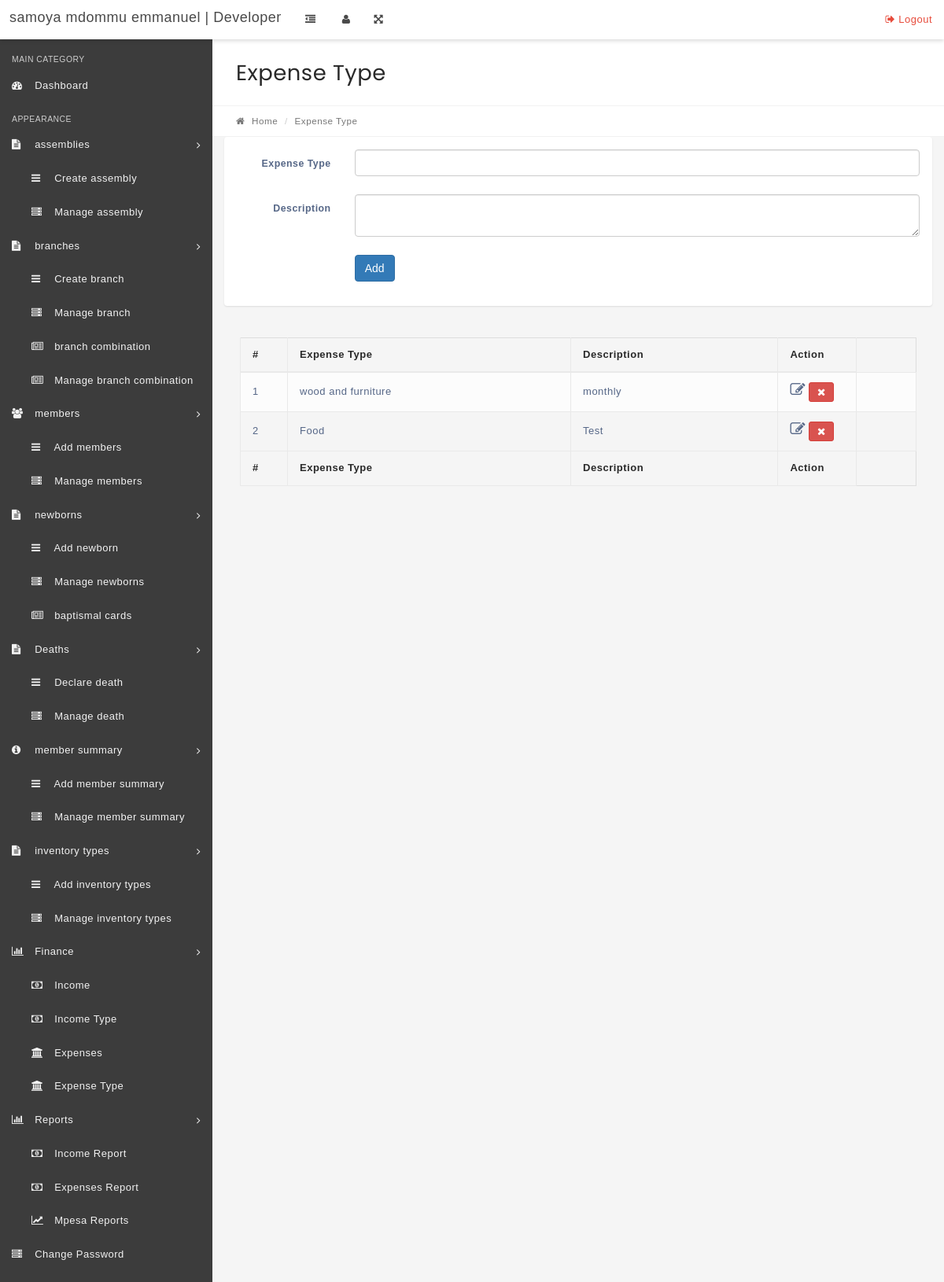
/expense-type.php, run on the app's committed database.
### tables this page shows
CREATE TABLE `expense_type` (
  `id` int(11) NOT NULL,
  `expense_head` text NOT NULL,
  `descr` text NOT NULL
);

### expense-type.php (the view, shortened to what this page needs)
<?php
include('includes/config.php');
if(strlen($_SESSION['alogin'])=="")
    {
    header("Location: index.php");
    }
    else{
?>
<!DOCTYPE html>
<html lang="en">
<head>
    <link rel="stylesheet" href="css/bootstrap.min.css" media="screen">
    <link rel="stylesheet" href="css/font-awesome.min.css" media="screen">
    <link rel="stylesheet" href="css/animate-css/animate.min.css" media="screen">
    <link rel="stylesheet" href="css/lobipanel/lobipanel.min.css" media="screen">
    <link rel="stylesheet" href="css/prism/prism.css" media="screen">
    <link rel="stylesheet" href="css/select2/select2.min.css">
    <link rel="stylesheet" href="css/main.css" media="screen">
</head>
<body class="top-navbar-fixed">
    <div class="main-wrapper">
        <?php include('includes/topbar.php');?>
        <div class="content-wrapper">
            <div class="content-container">
                <?php include('includes/leftbar.php');?>
                <div class="main-page">
                    <div class="container-fluid">
                        <div class="row page-title-div">
                            <div class="col-md-6">
                                <h2 class="title">Expense Type</h2>
                            </div>
                        </div>
                        <div class="row breadcrumb-div">
                            <div class="col-md-6">
                                <ul class="breadcrumb">
                                    <li><a href="dashboard.php"><i class="fa fa-home"></i> Home</a></li>
                                    <li class="active">Expense Type</li>
                                </ul>
                            </div>
                        </div>
                    </div>
                    <div class="container-fluid">
                        <div class="row">
                            <div class="col-md-12">
                                <div class="panel">
                                    <div class="panel-body">
                                        <form class="form-horizontal" method="post">
                                            <div class="form-group">
                                                <label for="default" class="col-sm-2 control-label">Expense Type</label>
                                                <div class="col-sm-10">
                                                    <input type="text" name="expensetype" class="form-control" id="expensetype" required="required" autocomplete="off">
                                                </div>
                                            </div>
                                            <div class="form-group">
                                                <label for="default" class="col-sm-2 control-label">Description</label>
                                                <div class="col-sm-10">
                                                    <textarea type="text" name="indesc" class="form-control" id="indesc" required="required" autocomplete="off"></textarea>
                                                </div>
                                            </div>
                                            <div class="form-group">
                                                <div class="col-sm-offset-2 col-sm-10">
                                                    <button type="submit" name="submit" class="btn btn-primary">Add</button>
                                                </div>
                                            </div>
                                        </form>
                                    </div>
                                </div>
                                <div class="panel-body p-20">
                                            <form method="post">
                                                <table id="example" class="display table table-striped table-bordered" cellspacing="0" width="100%">
                                                    <thead>
                                                        <tr>
                                                            <th>#</th>
                                                            <th>Expense Type</th>
                                                            <th>Description</th>
                                                            <th>Action</th>
                                                        </tr>
                                                    </thead>
                                                    <tfoot>
                                                        <tr>
                                                            <th>#</th>
                                                            <th>Expense Type</th>
                                                            <th>Description</th>
                                                            <th>Action</th>
                                                        </tr>
                                                    </tfoot>
                                                    <tbody>
<?php $sql = "SELECT * FROM expense_type";
    $query = $dbh->prepare($sql);
    $query->execute();
    $results=$query->fetchAll(PDO::FETCH_OBJ);
    $cnt=1;
    if($query->rowCount() > 0)
    {
    foreach($results as $result)
    {
?>
<tr>
 <td><?php echo htmlentities($cnt);?></td>
                                                            <td contenteditable='true'><?php echo htmlentities($result->expense_head);?></td>
                                                             <td contenteditable='true'><?php echo htmlentities($result->descr);?></td>
<td scope="row">
<a href="edit-expense-type.php?expensetypeid=<?php echo htmlentities($result->id);?>"><i class="fa fa-edit" title="Edit Record"></i> </a>
<button type="button" class="DelMe btn btn-danger btn-sm fa fa-times " data-id="<?php echo htmlentities($result->id);?>" onclick="window.alert('Are you sure you want to delete this?')" ></button>
</td>
<td></td>
</tr>
<?php $cnt=$cnt+1;}} ?>
                                                    </tbody>
                                                </table>
                                                </form>
                                            </div>
                            </div>
                        </div>
                    </div>
                </div>
            </div>
        </div>
</body>
</html>
<?PHP } ?>

### data on the page
expense_type: expense_head "wood and furniture", descr "monthly"
expense_type: expense_head "Food", descr "Test"
